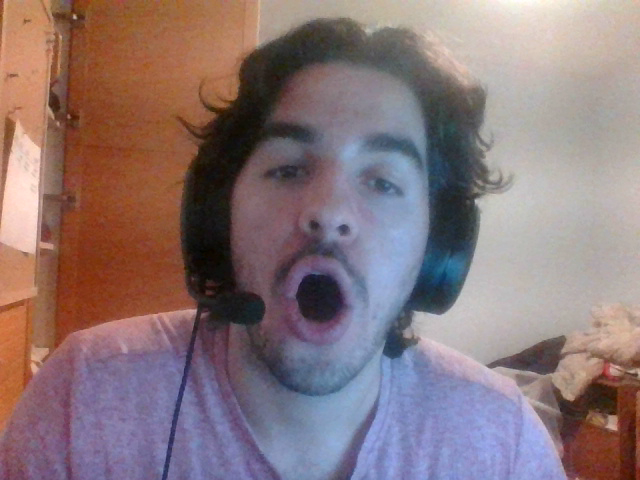
#> input picture Lab 3/remy.png, 640 x 480 px, found by its file name; its folder holds 5 pictures in this run
$ python prelab3.py   (older library calls are emulated)
#> lines starting #> are read from the running program, lines starting #| are printed output that depends on the picture; after the words box and inside, x2 and y2 are one past the last pixel; in counts of white or black regions, pixels touching at a corner belong together
import numpy as np
import cv2

prelab_path = "Lab 3/"
spiral_url = prelab_path + "spiral.jpg"
lines_url = prelab_path + "lines.jpg"
parliament = prelab_path + "remy.png"

img_path = parliament

img = cv2.cvtColor(cv2.imread(img_path), cv2.COLOR_BGR2GRAY)
#> img: shape (480, 640); min 3, max 254, mean 124.4

img_height = img.shape[0]
#> img_height = 480
img_width = img.shape[1]
#> img_width = 640

# 1 General Edge Detection

## 1.1 Smooth img using the GaussianBlur() method

img = cv2.GaussianBlur(src=img, ksize=(0, 0), sigmaX=5)
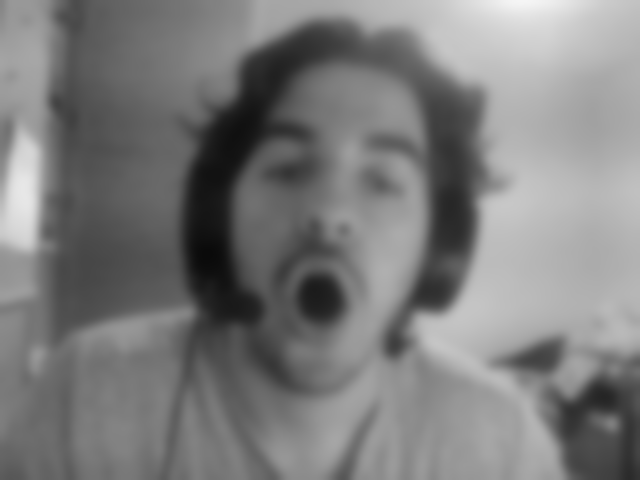
#> img: shape (480, 640); min 10, max 245, mean 124.4

## 1.2 and 1.3 Sobel’s Edge Detection Masks


def sobel_edge_detection(img):
    # sobel_x = cv2.Sobel(img, cv2.CV_64F, 1, 0, ksize=5)
    # sobel_y = cv2.Sobel(img, cv2.CV_64F, 0, 1, ksize=5)
    sobel_x_filter = np.array([[-1, 0, 1], [-2, 0, 2], [-1, 0, 1]])
    sobel_y_filter = np.array([[1, 2, 1], [0, 0, 0], [-1, -2, -1]])
    sobel_x = cv2.filter2D(img, 5, sobel_x_filter)
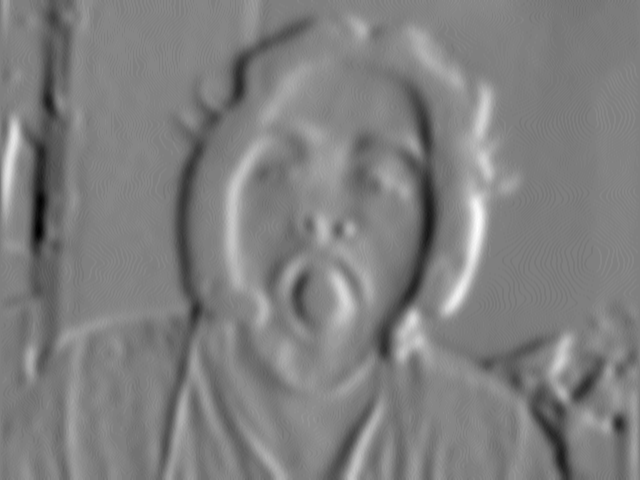
#> sobel_x: shape (480, 640) float32; min -76, max 76, mean 0.1; drawn with min black and max white
    sobel_y = cv2.filter2D(img, 5, sobel_y_filter)
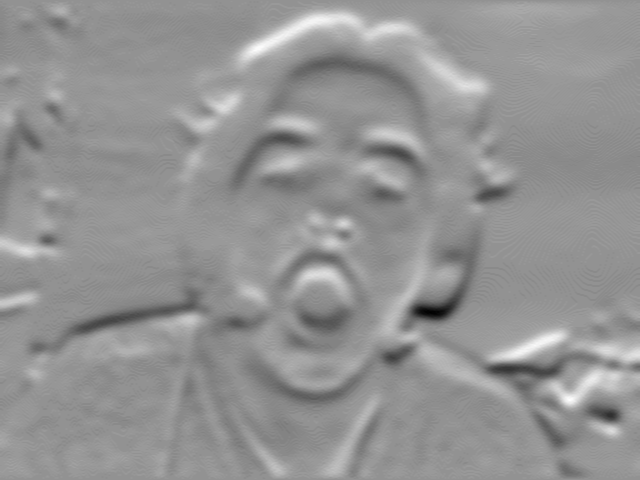
#> sobel_y: shape (480, 640) float32; min -78, max 58, mean 0.8; drawn with min black and max white
    return sobel_x, sobel_y


i_x, i_y = sobel_edge_detection(img)


## 1.4 Get the Gradient Magnitude G(i,j) of the image by combining i_x and i_y


def gradient_magnitude(i_x, i_y):
    gradient_magnitude = np.zeros(img.shape)
    for index in np.ndindex(img.shape):
        gradient_magnitude[index] = abs(i_x[index]) + abs(i_y[index])
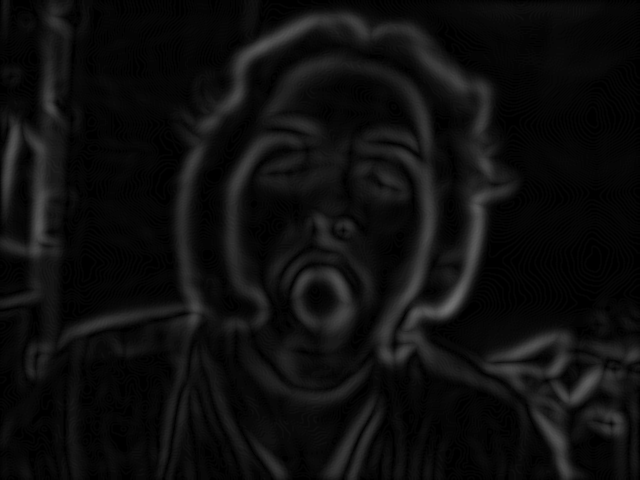
#> gradient_magnitude: shape (480, 640) float64; min 0, max 112, mean 14
    gradient_magnitude *= 255 / np.amax(gradient_magnitude)
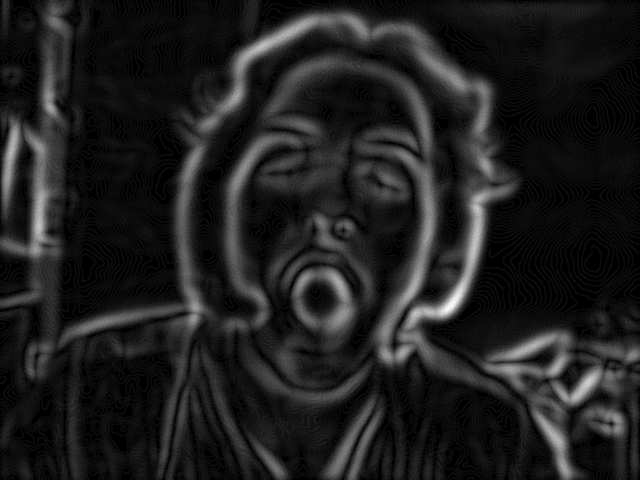
#> gradient_magnitude: shape (480, 640) float64; min 0, max 255, mean 31.8
    return gradient_magnitude.astype(np.uint8)


gm = gradient_magnitude(i_x, i_y)

## 1.5 Thresholding
threshold = 18


def apply_threshold(img, threshold):
#> called with threshold = 18
    output_img = (img > threshold) * 255
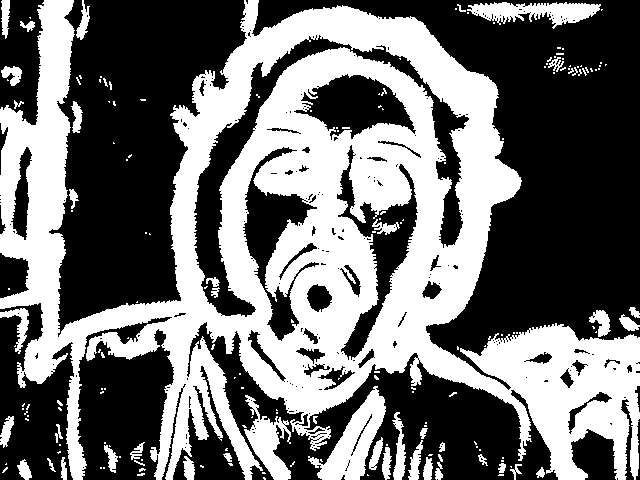
#> output_img: shape (480, 640) int64; 43.8% white; 179 white regions (131 under 20 px), largest, box (x1, y1, x2, y2) and area: (0, 0, 640, 480) 121363, (308, 386, 386, 480) 2903, (467, 2, 601, 29) 1910
    return output_img.astype(np.uint8)


# reset all is used to reset the image
def reset_all():
    global img
    img = cv2.cvtColor(cv2.imread(img_path), cv2.COLOR_BGR2GRAY)


# Rendering
window_name = "global"
cv2.namedWindow(window_name)

# on_trackbar is called when the trackbar is changed, it updates the threshold
def on_trackbar(val):
    global threshold, img, gm
    threshold = val
    img = apply_threshold(gm, threshold)


img = apply_threshold(gm, threshold)

# create trackbar
cv2.createTrackbar("Threshold", window_name, threshold, 255, on_trackbar)
while True:
    # Wait a little bit for the image to re-draw
    key = cv2.waitKey(5)
#> (key x is pressed here)
    cv2.imshow(window_name, img)

    # If an x is pressed, the window will close
    if key == ord("x"):
        break
    # If an r is pressed, reset the image
    if key == ord("r"):
        reset_all()


threshold_low = 50
threshold_hi = 150


def on_trackbar_low(val):
    global threshold_low, img_canny
    if val > threshold_hi:
        threshold_low = threshold_hi - 1
    else:
        threshold_low = val
    img_canny = canny_edge_detection(img)


def on_trackbar_hi(val):
    global threshold_hi, img_canny
    if val < threshold_low:
        threshold_hi = threshold_low + 1
    else:
        threshold_hi = val
    img_canny = canny_edge_detection(img)


def canny_edge_detection(img):
    return cv2.Canny(img, threshold1=threshold_low, threshold2=threshold_hi)
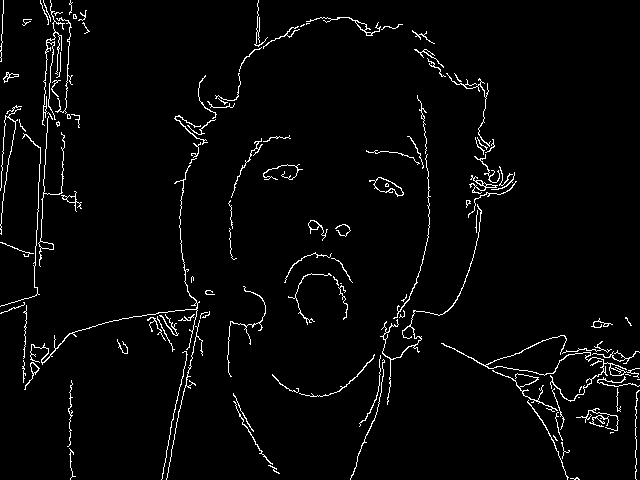
#> returned value: shape (480, 640); 3% white in thin lines or dots


# Rendering
window_name = "canny"
cv2.namedWindow(window_name)

reset_all()
img_canny = canny_edge_detection(img)
cv2.createTrackbar("Low Threshold", window_name, threshold_low, 255, on_trackbar_low)
cv2.createTrackbar("High Threshold", window_name, threshold_hi, 255, on_trackbar_hi)

while True:
    # Wait a little bit for the image to re-draw
    key = cv2.waitKey(5)
#> (key x is pressed here)
    cv2.imshow(window_name, img_canny)

    # If an x is pressed, the window will close
    if key == ord("x"):
        break
    # If an r is pressed, reset the image
    if key == ord("r"):
        reset_all()


def get_difference_ratio(img1, img2):
    img_mask = img1 == img2
#> img_mask: shape (480, 640) bool; every value is 0
    print(img_mask)
#> (printed output is left out)
    number_of_pixels = img1.shape[0] * img1.shape[1]
#> number_of_pixels = 307200
    return sum(sum(img_mask)) / number_of_pixels


print(get_difference_ratio(img, img_canny))
#| 0.0
